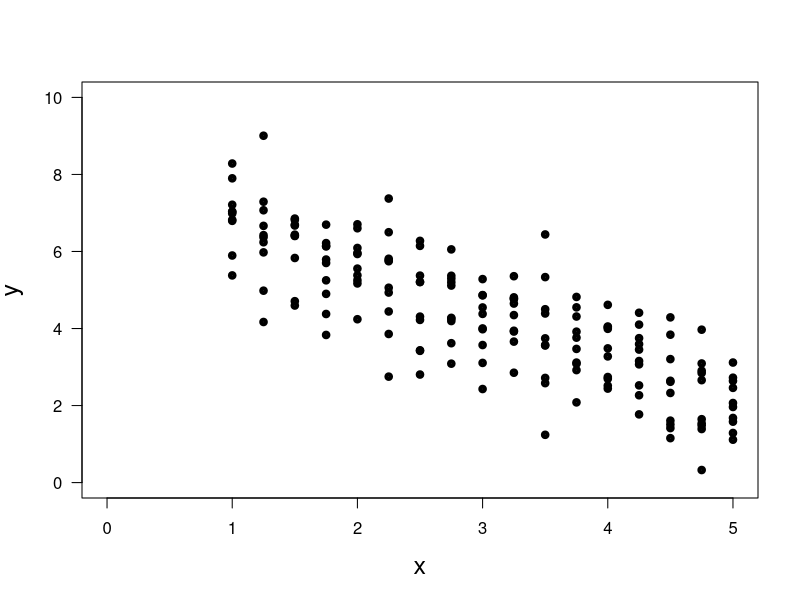

This chart was generated by the following R code:
print('file: LSartificialData.R')
# generate & plot artificial data
beta0 = 8; beta = -1.2 # true intercept & slope
sigma = 1              # true standard deviation of normal noise
# ----------- generate data (begin)
set.seed(1953)                       # set seed for random number generators
x = seq(1,5,0.25); Lx = length(x)    # non-stochastic (uncertainty = 0)
Lr = 10                              # number of data for each x-value ('replicates')
se = sigma/sqrt(Lr); print(c(round(se,4),'standard error'))
y = matrix(data=NA,nrow=Lx,ncol=Lr)  # Lx x Lr = 17 x 10 matrix
for(k in 1:Lx) y[k,] = beta0+beta*x[k]+sigma*rnorm(Lr) # additive normal noise
# ----------- generate data (end)
# png('SLFartificialData220308.png',width=16,height=16,units='cm',res=300)
plot(x,y[,1],type='p',lwd=4,col='black',cex=0.6,ylim=c(0,10),     # plot 1. sample
       xlim=c(0,max(x)),xlab='x',ylab='y',las=1,cex.lab=1.5)
for(k in 2:Lr) points(x,y[,k],lwd=4,col='black',cex=0.6)          # plot replicates
# dev.off()
